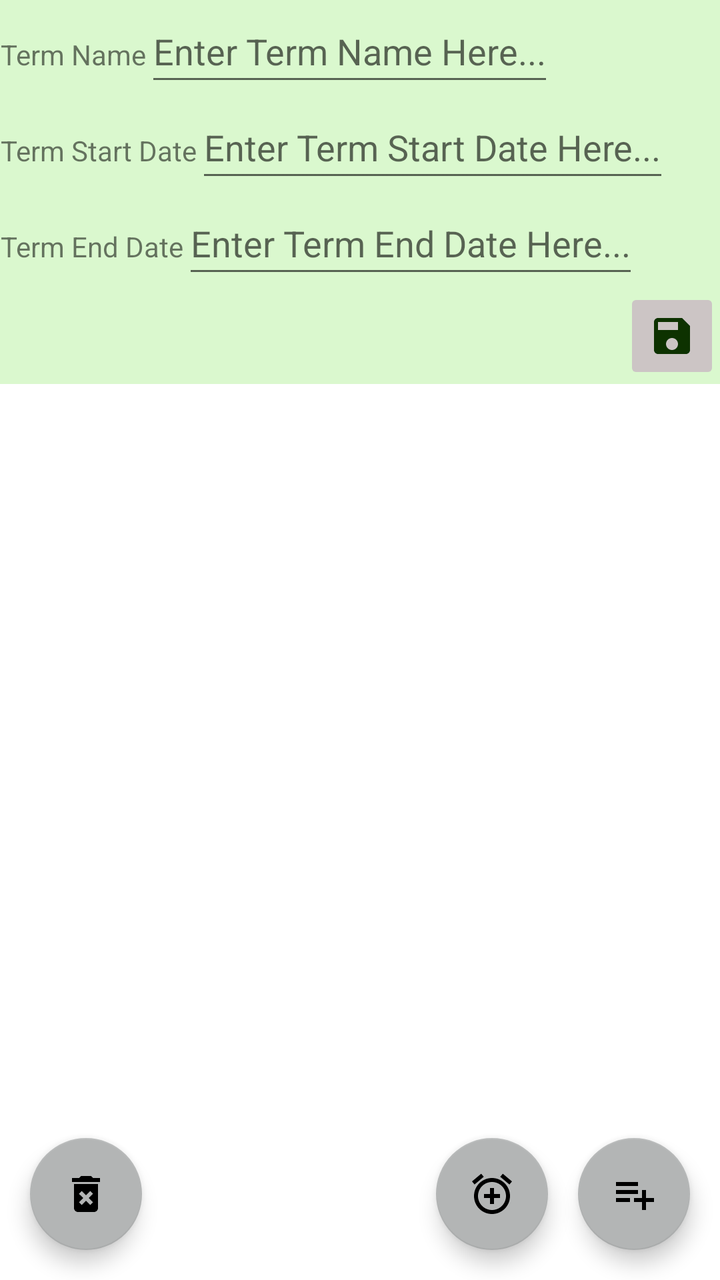
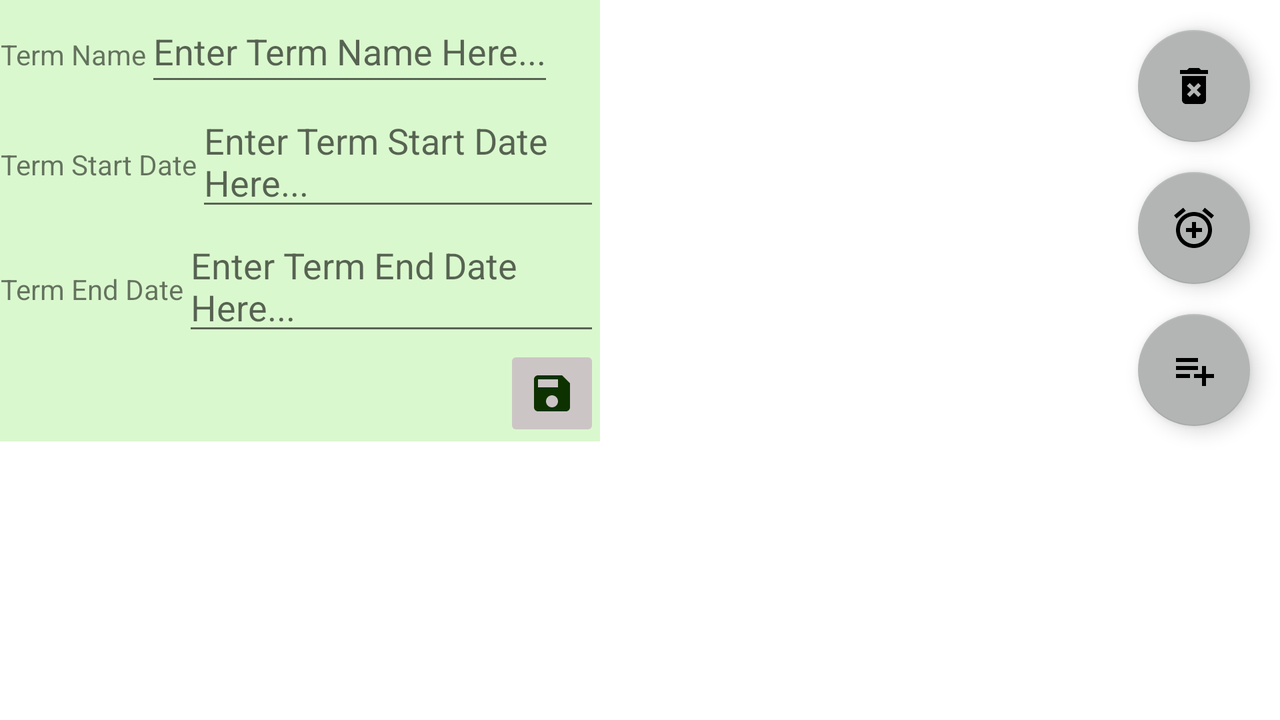

The same Android screen from two of the app's own layout files: first res/layout/ as a phone draws it, then the author's variant for another configuration, drawn on a device whose configuration selects that folder. Both files follow.
<!-- AndroidManifest.xml: application theme Theme.CourseScheduler -->
<!-- res/layout/activity_term_details.xml -->
<?xml version="1.0" encoding="utf-8"?>
<androidx.constraintlayout.widget.ConstraintLayout xmlns:android="http://schemas.android.com/apk/res/android"
    xmlns:app="http://schemas.android.com/apk/res-auto"
    xmlns:tools="http://schemas.android.com/tools"
    android:layout_width="match_parent"
    android:layout_height="match_parent"
    tools:context=".ui.TermDetails">


    <LinearLayout
        android:id="@+id/linearLayout"
        android:layout_width="match_parent"
        android:layout_height="wrap_content"
        android:background="#DAF8CE"
        android:orientation="vertical"
        app:layout_constraintRight_toRightOf="parent"
        app:layout_constraintTop_toTopOf="parent">

        <LinearLayout
            android:layout_width="match_parent"
            android:layout_height="match_parent"
            android:orientation="horizontal">

            <TextView
                android:id="@+id/TermName"
                android:layout_width="wrap_content"
                android:layout_height="wrap_content"
                android:minHeight="48dp"
                android:text="Term Name"
                android:textAlignment="center" />

            <EditText
                android:id="@+id/TermNamePrompt"
                android:layout_width="wrap_content"
                android:layout_height="wrap_content"
                android:hint="Enter Term Name Here..."
                android:minHeight="48dp" />

        </LinearLayout>

        <LinearLayout
            android:layout_width="match_parent"
            android:layout_height="match_parent"
            android:orientation="horizontal">

            <TextView
                android:id="@+id/TermStart"
                android:layout_width="wrap_content"
                android:layout_height="wrap_content"
                android:minHeight="48dp"
                android:text="Term Start Date"
                android:textAlignment="center" />

            <EditText
                android:id="@+id/TermStartPrompt"
                android:layout_width="wrap_content"
                android:layout_height="wrap_content"
                android:hint="Enter Term Start Date Here..."
                android:minHeight="48dp" />

        </LinearLayout>

        <LinearLayout
            android:layout_width="match_parent"
            android:layout_height="match_parent"
            android:orientation="horizontal">

            <TextView
                android:id="@+id/TermEnd"
                android:layout_width="wrap_content"
                android:layout_height="wrap_content"
                android:minHeight="48dp"
                android:text="Term End Date"
                android:textAlignment="center" />

            <EditText
                android:id="@+id/TermEndPrompt"
                android:layout_width="wrap_content"
                android:layout_height="wrap_content"
                android:hint="Enter Term End Date Here..."
                android:minHeight="48dp" />

        </LinearLayout>

        <ImageButton
            android:id="@+id/saveTermButton"
            android:layout_width="wrap_content"
            android:layout_height="wrap_content"
            android:layout_gravity="right"
            android:backgroundTint="#CCC5C5"
            android:contentDescription="@string/saveButtonText"
            android:minWidth="48dp"
            android:minHeight="48dp"
            app:srcCompat="@drawable/ic_baseline_save_24" />

    </LinearLayout>

    <androidx.recyclerview.widget.RecyclerView
        android:id="@+id/course_recyclerview"
        android:layout_width="match_parent"
        android:layout_height="wrap_content"
        app:layout_constraintTop_toBottomOf="@+id/linearLayout" />

    <com.google.android.material.floatingactionbutton.FloatingActionButton
        android:id="@+id/addCourseButton"
        android:layout_width="wrap_content"
        android:layout_height="wrap_content"
        android:layout_margin="15dp"
        android:clickable="true"
        android:contentDescription="@string/newCourseButton"
        android:onClick="addNewCourse"
        app:layout_constraintBottom_toBottomOf="parent"
        app:layout_constraintEnd_toEndOf="parent"
        app:srcCompat="@drawable/ic_baseline_playlist_add_24" />

    <com.google.android.material.floatingactionbutton.FloatingActionButton
        android:id="@+id/floatingActionButton3"
        android:layout_width="wrap_content"
        android:layout_height="wrap_content"
        android:layout_margin="15dp"
        android:clickable="true"
        android:onClick="createTermAlarm"
        app:layout_constraintBottom_toBottomOf="parent"
        app:layout_constraintEnd_toStartOf="@+id/addCourseButton"
        app:srcCompat="@drawable/ic_baseline_add_alarm_24" />

    <com.google.android.material.floatingactionbutton.FloatingActionButton
        android:id="@+id/floatingActionButton4"
        android:layout_width="wrap_content"
        android:layout_height="wrap_content"
        android:layout_margin="15dp"
        android:clickable="true"
        android:onClick="deleteTerm"
        app:layout_constraintBottom_toBottomOf="parent"
        app:layout_constraintStart_toStartOf="parent"
        app:srcCompat="@drawable/ic_baseline_delete_forever_24" />
</androidx.constraintlayout.widget.ConstraintLayout>
<!-- resources referenced by this layout -->
<resources>
  <!-- drawable ic_baseline_add_alarm_24 (drawable) -->
  <vector android:height="24dp" android:tint="#0D3200"
      android:viewportHeight="24" android:viewportWidth="24"
      android:width="24dp" xmlns:android="http://schemas.android.com/apk/res/android">
      <path android:fillColor="@android:color/white" android:pathData="M7.88,3.39L6.6,1.86 2,5.71l1.29,1.53 4.59,-3.85zM22,5.72l-4.6,-3.86 -1.29,1.53 4.6,3.86L22,5.72zM12,4c-4.97,0 -9,4.03 -9,9s4.02,9 9,9c4.97,0 9,-4.03 9,-9s-4.03,-9 -9,-9zM12,20c-3.87,0 -7,-3.13 -7,-7s3.13,-7 7,-7 7,3.13 7,7 -3.13,7 -7,7zM13,9h-2v3L8,12v2h3v3h2v-3h3v-2h-3L13,9z"/>
  </vector>
  <!-- drawable ic_baseline_delete_forever_24 (drawable) -->
  <vector android:height="24dp" android:tint="#0D3200"
      android:viewportHeight="24" android:viewportWidth="24"
      android:width="24dp" xmlns:android="http://schemas.android.com/apk/res/android">
      <path android:fillColor="@android:color/white" android:pathData="M6,19c0,1.1 0.9,2 2,2h8c1.1,0 2,-0.9 2,-2L18,7L6,7v12zM8.46,11.88l1.41,-1.41L12,12.59l2.12,-2.12 1.41,1.41L13.41,14l2.12,2.12 -1.41,1.41L12,15.41l-2.12,2.12 -1.41,-1.41L10.59,14l-2.13,-2.12zM15.5,4l-1,-1h-5l-1,1L5,4v2h14L19,4z"/>
  </vector>
  <!-- drawable ic_baseline_playlist_add_24 (drawable) -->
  <vector android:autoMirrored="true" android:height="24dp"
      android:tint="#0D3200" android:viewportHeight="24"
      android:viewportWidth="24" android:width="24dp" xmlns:android="http://schemas.android.com/apk/res/android">
      <path android:fillColor="@android:color/white" android:pathData="M14,10H3v2h11V10zM14,6H3v2h11V6zM18,14v-4h-2v4h-4v2h4v4h2v-4h4v-2H18zM3,16h7v-2H3V16z"/>
  </vector>
  <!-- drawable ic_baseline_save_24 (drawable) -->
  <vector android:height="24dp" android:tint="#0D3200"
      android:viewportHeight="24" android:viewportWidth="24"
      android:width="24dp" xmlns:android="http://schemas.android.com/apk/res/android">
      <path android:fillColor="@android:color/white" android:pathData="M17,3L5,3c-1.11,0 -2,0.9 -2,2v14c0,1.1 0.89,2 2,2h14c1.1,0 2,-0.9 2,-2L21,7l-4,-4zM12,19c-1.66,0 -3,-1.34 -3,-3s1.34,-3 3,-3 3,1.34 3,3 -1.34,3 -3,3zM15,9L5,9L5,5h10v4z"/>
  </vector>
  <string name="newCourseButton">Add New Course</string>
  <string name="saveButtonText">Save</string>
  <style name="Theme.CourseScheduler" parent="Theme.MaterialComponents.DayNight.DarkActionBar">
          
          <item name="colorPrimary">@color/purple_500</item>
          <item name="colorPrimaryVariant">@color/purple_700</item>
          <item name="colorOnPrimary">@color/white</item>
          
          <item name="colorSecondary">@color/teal_200</item>
          <item name="colorSecondaryVariant">@color/teal_700</item>
          <item name="colorOnSecondary">@color/black</item>
          
          <item name="android:statusBarColor">?attr/colorPrimaryVariant</item>
          
      </style>
  <color name="purple_500">#0D3200</color>
  <color name="purple_700">#207C00</color>
  <color name="white">#FFFFFFFF</color>
  <color name="teal_200">#B3B5B5</color>
  <color name="teal_700">#B3B5B5</color>
  <color name="black">#FF000000</color>
</resources>
<!-- res/layout-land/activity_term_details.xml (the author's variant of the layout above) -->
<!-- drawn on the phone turned sideways -->
<?xml version="1.0" encoding="utf-8"?>
<androidx.constraintlayout.widget.ConstraintLayout xmlns:android="http://schemas.android.com/apk/res/android"
    xmlns:app="http://schemas.android.com/apk/res-auto"
    xmlns:tools="http://schemas.android.com/tools"
    android:layout_width="match_parent"
    android:layout_height="match_parent"
    tools:context=".ui.TermDetails">


    <LinearLayout
        android:layout_width="match_parent"
        android:layout_height="match_parent"
        android:orientation="horizontal"
        tools:layout_editor_absoluteX="-43dp"
        tools:layout_editor_absoluteY="-16dp">

        <ScrollView
            android:id="@+id/scrollView2"
            android:layout_width="300dp"
            android:layout_height="match_parent">

            <LinearLayout
                android:id="@+id/linearLayout"
                android:layout_width="match_parent"
                android:layout_height="wrap_content"
                android:background="#DAF8CE"
                android:orientation="vertical">

                <LinearLayout
                    android:layout_width="match_parent"
                    android:layout_height="match_parent"
                    android:orientation="horizontal">

                    <TextView
                        android:id="@+id/TermName"
                        android:layout_width="wrap_content"
                        android:layout_height="wrap_content"
                        android:minHeight="48dp"
                        android:text="Term Name"
                        android:textAlignment="center" />

                    <EditText
                        android:id="@+id/TermNamePrompt"
                        android:layout_width="wrap_content"
                        android:layout_height="wrap_content"
                        android:hint="Enter Term Name Here..."
                        android:minHeight="48dp" />

                </LinearLayout>

                <LinearLayout
                    android:layout_width="match_parent"
                    android:layout_height="match_parent"
                    android:orientation="horizontal">

                    <TextView
                        android:id="@+id/TermStart"
                        android:layout_width="wrap_content"
                        android:layout_height="wrap_content"
                        android:minHeight="48dp"
                        android:text="Term Start Date"
                        android:textAlignment="center" />

                    <EditText
                        android:id="@+id/TermStartPrompt"
                        android:layout_width="wrap_content"
                        android:layout_height="wrap_content"
                        android:hint="Enter Term Start Date Here..."
                        android:minHeight="48dp" />

                </LinearLayout>

                <LinearLayout
                    android:layout_width="match_parent"
                    android:layout_height="match_parent"
                    android:orientation="horizontal">

                    <TextView
                        android:id="@+id/TermEnd"
                        android:layout_width="wrap_content"
                        android:layout_height="wrap_content"
                        android:minHeight="48dp"
                        android:text="Term End Date"
                        android:textAlignment="center" />

                    <EditText
                        android:id="@+id/TermEndPrompt"
                        android:layout_width="wrap_content"
                        android:layout_height="wrap_content"
                        android:hint="Enter Term End Date Here..."
                        android:minHeight="48dp" />

                </LinearLayout>

                <ImageButton
                    android:id="@+id/saveTermButton"
                    android:layout_width="wrap_content"
                    android:layout_height="wrap_content"
                    android:layout_gravity="right"
                    android:backgroundTint="#CCC5C5"
                    android:contentDescription="@string/saveButtonText"
                    android:minWidth="48dp"
                    android:minHeight="48dp"
                    app:srcCompat="@drawable/ic_baseline_save_24" />

            </LinearLayout>
        </ScrollView>

        <ScrollView
            android:layout_width="match_parent"
            android:layout_height="match_parent">

            <androidx.recyclerview.widget.RecyclerView
                android:id="@+id/course_recyclerview"
                android:layout_width="match_parent"
                android:layout_height="wrap_content" />
        </ScrollView>

    </LinearLayout>

    <com.google.android.material.floatingactionbutton.FloatingActionButton
        android:id="@+id/addCourseButton"
        android:layout_width="wrap_content"
        android:layout_height="wrap_content"
        android:layout_margin="15dp"
        android:clickable="true"
        android:contentDescription="@string/newCourseButton"
        android:onClick="addNewCourse"
        app:layout_constraintEnd_toEndOf="parent"
        app:layout_constraintTop_toBottomOf="@+id/floatingActionButton3"
        app:srcCompat="@drawable/ic_baseline_playlist_add_24" />

    <com.google.android.material.floatingactionbutton.FloatingActionButton
        android:id="@+id/floatingActionButton3"
        android:layout_width="wrap_content"
        android:layout_height="wrap_content"
        android:layout_margin="15dp"
        android:clickable="true"
        android:onClick="createTermAlarm"
        app:layout_constraintEnd_toEndOf="parent"
        app:layout_constraintTop_toBottomOf="@+id/floatingActionButton4"
        app:srcCompat="@drawable/ic_baseline_add_alarm_24" />

    <com.google.android.material.floatingactionbutton.FloatingActionButton
        android:id="@+id/floatingActionButton4"
        android:layout_width="wrap_content"
        android:layout_height="wrap_content"
        android:layout_margin="15dp"
        android:clickable="true"
        android:onClick="deleteTerm"
        app:layout_constraintEnd_toEndOf="parent"
        app:layout_constraintTop_toTopOf="parent"
        app:srcCompat="@drawable/ic_baseline_delete_forever_24" />
</androidx.constraintlayout.widget.ConstraintLayout>
